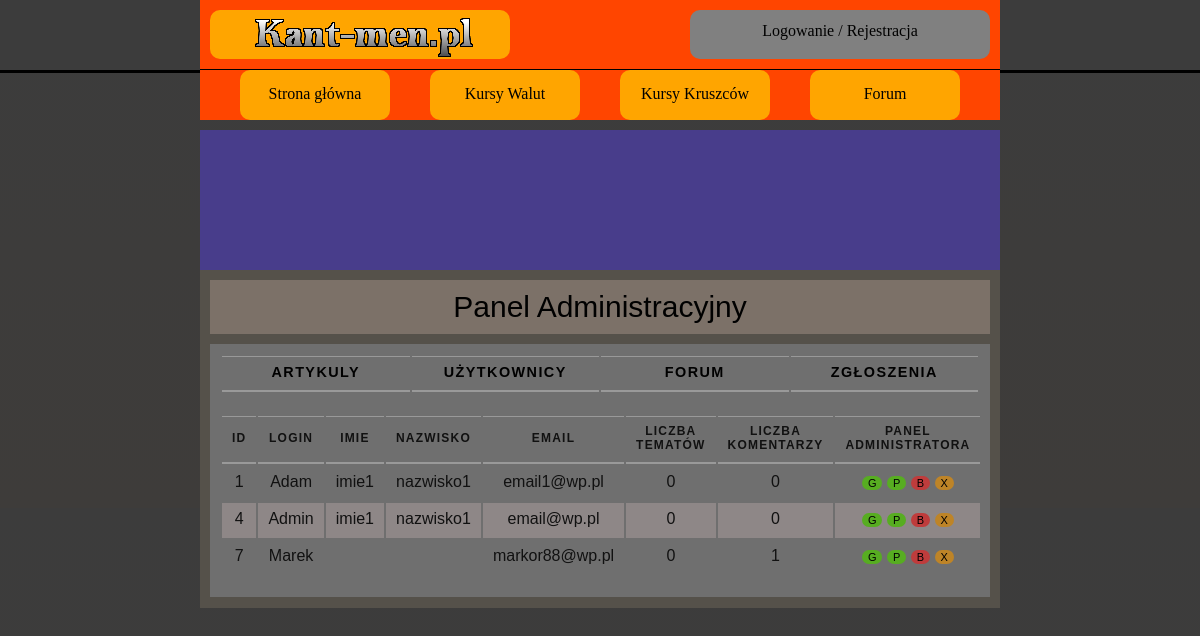
The page /panel_admin_u.php on the database as committed earlier.
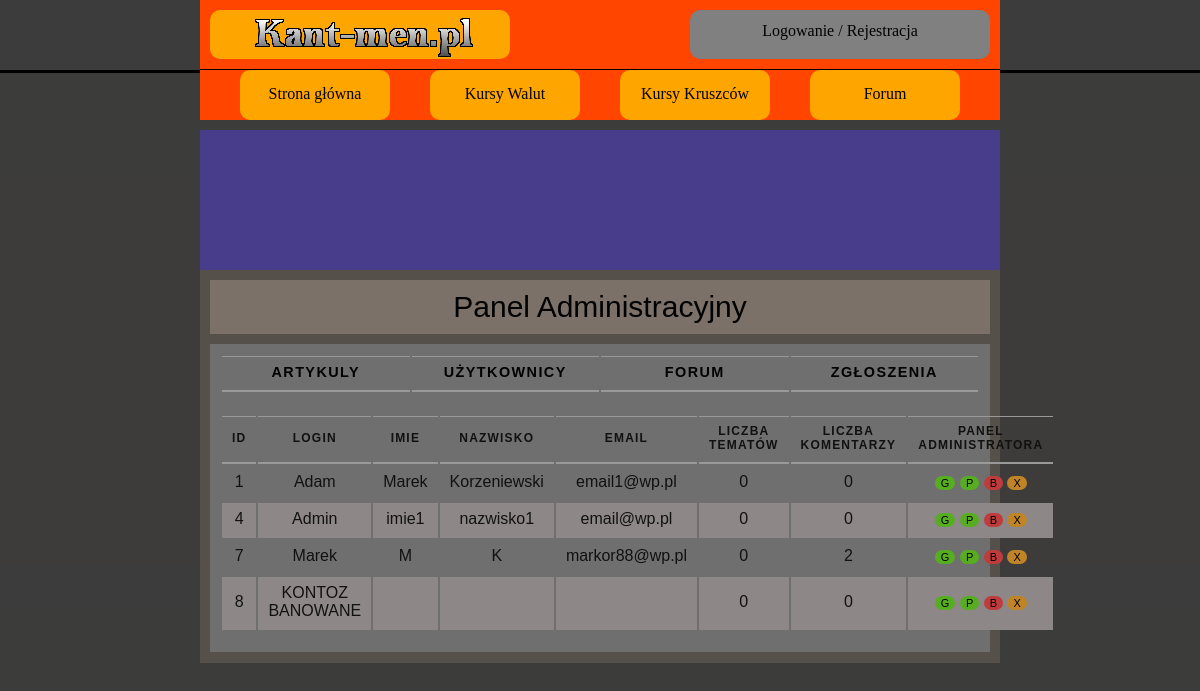
The same page on the database as committed later.
### tables this page shows
CREATE TABLE `user` (
  `ID_USER` int(10) NOT NULL,
  `LOGIN` varchar(20) NOT NULL,
  `HASLO` char(255) NOT NULL,
  `IMIE` varchar(50) NOT NULL,
  `NAZWISKO` varchar(50) NOT NULL,
  `EMAIL` varchar(50) NOT NULL,
  `WIEK` int(10) NOT NULL,
  `MIASTO` varchar(50) NOT NULL,
  `KRAJ` varchar(50) NOT NULL,
  `OPIS_PROFILU` text DEFAULT NULL,
  `ZDJECIE` blob DEFAULT NULL,
  `STW_WATKI` int(10) NOT NULL DEFAULT 0,
  `LICZ_KOMENTARZY` int(10) NOT NULL DEFAULT 0,
  `UPRAWNIENIA` varchar(10) NOT NULL DEFAULT 'USER'
);

### panel_admin_u.php (the view, shortened to what the changed rows need)
<!DOCTYPE HTML>
<html>
<head>
    <link href="CSS/styleGlowne.css" rel="stylesheet" type="text/css">
    <link href="CSS/stylePanelAdmina.css" rel="stylesheet" type="text/css">
</head>
<body>
<main>
    <article class="artykol">
        <section class="sekcja">
            <table>
                <tr>
                    <th class="panel_artykuly">
                        <a href="panel_admin_a.php">Artykuly</a>
                    </th>
                    <th class="panel_uzytkownicy">
                        <a href="panel_admin_u.php">Użytkownicy</a>
                    </th>
                    <th class="panel_forum">
                        <a href="panel_admin_f.php">Forum</a>
                    </th>
                    <th class="panel_zgloszenia">
                        <a href="panel_admin_z.php">Zgłoszenia</a>
                    </th>
                </tr>
            </table>
                        <?php
                        require_once "polaczeniezMySQL.php";
                        $polaczenie = @new mysqli($host,$db_user,$db_password,$db_name);
                        if($polaczenie->connect_errno!=0)
                        {
                            echo "Error: ".$polaczenie->connect_errno;
                        }
                        else
                        {
                        $rezultat = $polaczenie->query("SELECT * FROM user");
                        if(!$rezultat)
                        {
                            throw new Exception($polaczenie->error);
                        }
                        else
                        {
                        $iterator = 0;
                        ?>
            <div class="tabliczki">
                <table>
                    <tr>
                        <th class="ID">ID</th>
                        <th class="uzytkownik_wst">Login</th>
                        <th class="uzytkownik_wst">Imie</th>
                        <th class="uzytkownik_wst">Nazwisko</th>
                        <th class="uzytkownik_wst">Email</th>
                        <th class="czas_wstawienia">Liczba tematów</th>
                        <th class="liczba_odwiedzin">Liczba Komentarzy</th>
                        <th class="panel_admin">Panel Administratora</th>
                    </tr>
                        <?php
                        while($row = mysqli_fetch_array($rezultat))
                        {
                            if(($iterator%2)==0)
                        {
                        ?>
                    <tr>
                        <td class="ID"><?php echo $row['ID_USER'];?></td>
                        <td class="uzytkownik_wst"><?php echo'<a href="profilowe.php?user='.$row['ID_USER'].'">'.$row['LOGIN'].'</a>';?></td>
                        <td class="uzytkownik_wst"><?php echo $row['IMIE'];?></td>
                        <td class="uzytkownik_wst"><?php echo $row['NAZWISKO'];?></td>
                        <td class="uzytkownik_wst"><?php echo $row['EMAIL'];?></td>
                        <td class="czas_wstawienia"><?php echo $row['STW_WATKI'];?></td>
                        <td class="liczba_odwiedzin"><?php echo $row['LICZ_KOMENTARZY'];?></td>
                        <td class="panel_admin">
                            <a><button type="button" class="mute_glowna" name="butt_glowna" method="post">G</button></a>
                            <a><button type="button" class="mute_glowna" name="butt_glowna" method="post">P</button></a>
                            <a><button type="button" class="ban_button" name="butt_ban" method="post">B</button></a>
                            <a ><button type="button" class="del_button" name="butt_del" method="post">X</button></a>
                        </td>
                    </tr>
                    <?php
                    }else{
                        ?>
                    <tr class="codrugi">
                        <td class="ID"><?php echo $row['ID_USER'];?></td>
                        <td class="uzytkownik_wst"><?php echo'<a href="profilowe.php?user='.$row['ID_USER'].'">'.$row['LOGIN'].'</a>';?></td>
                        <td class="uzytkownik_wst"><?php echo $row['IMIE'];?></td>
                        <td class="uzytkownik_wst"><?php echo $row['NAZWISKO'];?></td>
                        <td class="uzytkownik_wst"><?php echo $row['EMAIL'];?></td>
                        <td class="czas_wstawienia"><?php echo $row['STW_WATKI'];?></td>
                        <td class="liczba_odwiedzin"><?php echo $row['LICZ_KOMENTARZY'];?></td>
                        <td class="panel_admin">
                            <a><button type="button" class="mute_glowna" name="butt_glowna" method="post">G</button></a>
                            <a><button type="button" class="mute_glowna" name="butt_glowna" method="post">P</button></a>
                            <a><button type="button" class="ban_button" name="butt_ban" method="post">B</button></a>
                            <a ><button type="button" class="del_button" name="butt_del" method="post">X</button></a>
                        </td>
                    </tr>
                    <?php
                                            }
                                            $iterator++;
                                        }
                            }
                        }
                                        ?>
                </table>
            </div>
        </section>
    </article>
</main>
</body>
</html>

Rows that differ between the two databases and show on the page:
changed user "Adam": IMIE "imie1" → "Marek"; NAZWISKO "nazwisko1" → "Korzeniewski"
changed user "markor88@wp.pl": IMIE (not shown) → "M"; NAZWISKO (not shown) → "K"; LICZ_KOMENTARZY "1" → "2"
added user: ID_USER "8", LOGIN "KONTOZ BANOWANE", STW_WATKI "0", LICZ_KOMENTARZY "0"
